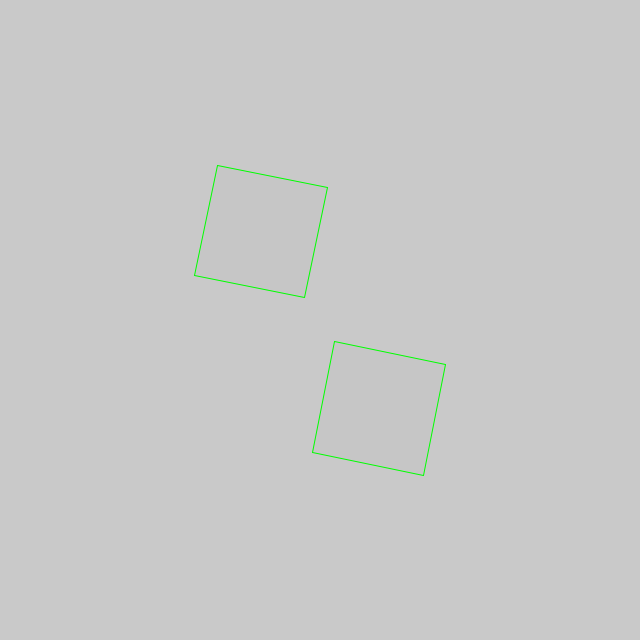
Frame 1 (no input)
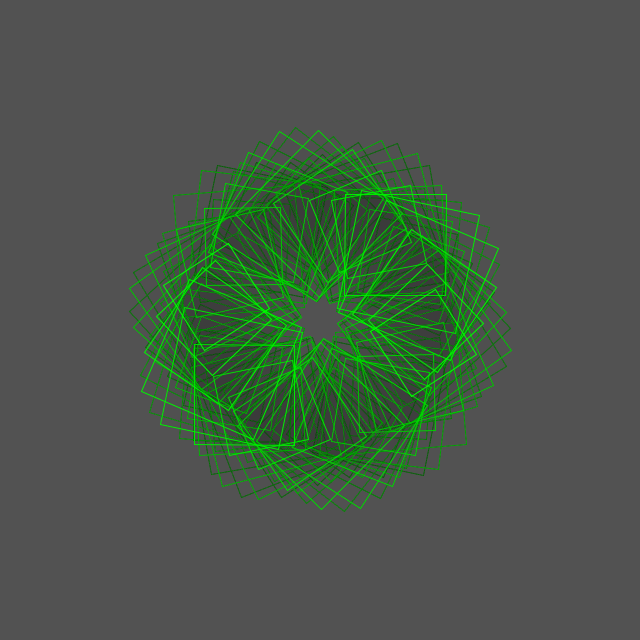
Frame 60 (the mouse pressed at the canvas centre just before this capture)
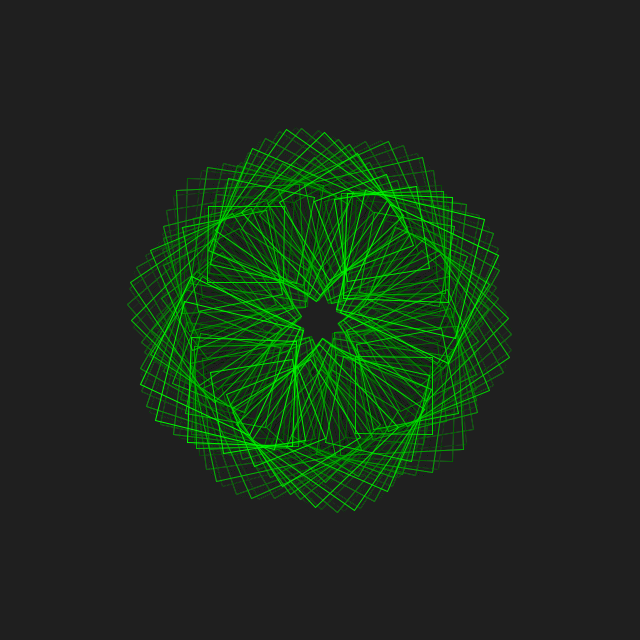
Frame 120 (the mouse held since frame 60 and released just before this capture)

The Processing sketch that drew these frames (run headless with seeded random() and noise(); from frame 60 on, the mouse is pressed at the canvas centre):

// Processing sketch: processing_154223
// ── processing_154223.pde

/* Shape rotation */
float angle = 0;
/* Shape pulse */
float x = 0;

void setup(){
  size(640, 640);
  /* The outlines of the shapes are red */
  stroke(0, 255, 0); 
}

void draw(){
  /* 
  Fill the whole screen with a black rectagle that has the opacity of 10.
  Makeing a fading effect 
 */
  fill(2, 4);
  rect(-1, -1, width+1, height+1);
  
  /* Increase angle by 0.1, the bigger the faster */
  angle += 0.2;
  /* Increase pulse by 1 */
  x += 1;
  /* cos(x) will produce a number from -1 to 1. Multiplying it by 24 will show more effect */
  float y = cos(x)*24;
  
  pushMatrix();
  /* Center the animation in the middle of the screen */
  translate(width/2, height/2);
  rotate(angle);
  /* Change these to line() or ellipse() for different cool effect */
  rect(-25+y/2, -25+y/2, -100-y, -100-y);
  rect(25-y/2, 25-y/2, 100+y, 100+y);
  popMatrix();
}
